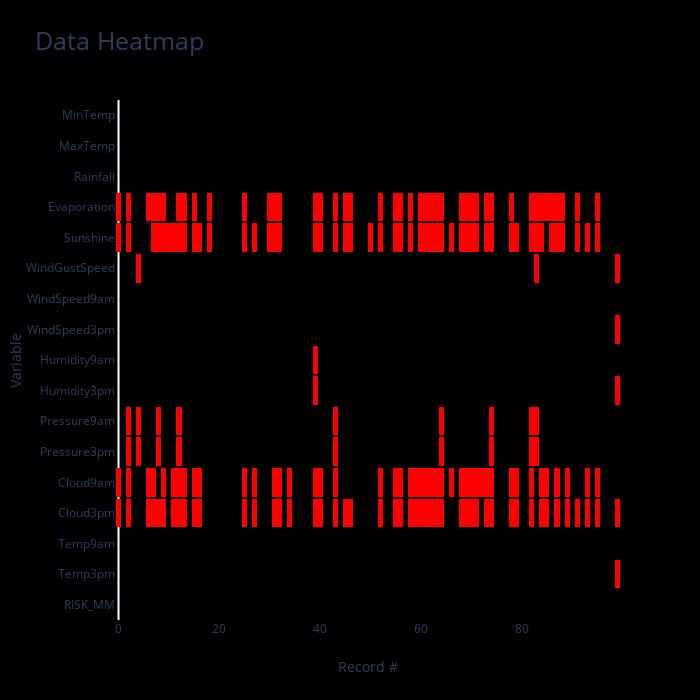

The notebook cell saved with this chart:
### Markdown cell above
## Missing values only

### Code cell
data_heatmap(df, missing=True)

### Figure 1 — Plotly figure (JSON) as saved in the notebook; plotly's stock layout.template omitted (floating-point values rounded to 4 significant figures; data arrays with more than 128 entries replaced by an {"elided": "..."} marker saying what was removed)
{"data": [{"colorscale": [[0, "rgb(255,0,0)"], [1, "rgb(255,0,0)"]], "showscale": false, "type": "heatmap", "x": [0, 1, 2, 3, 4, 5, 6, 7, 8, 9, 10, 11, 12, 13, 14, 15, 16, 17, 18, 19, 20, 21, 22, 23, 24, 25, 26, 27, 28, 29, 30, 31, 32, 33, 34, 35, 36, 37, 38, 39, 40, 41, 42, 43, 44, 45, 46, 47, 48, 49, 50, 51, 52, 53, 54, 55, 56, 57, 58, 59, 60, 61, 62, 63, 64, 65, 66, 67, 68, 69, 70, 71, 72, 73, 74, 75, 76, 77, 78, 79, 80, 81, 82, 83, 84, 85, 86, 87, 88, 89, 90, 91, 92, 93, 94, 95, 96, 97, 98, 99], "y": ["RISK_MM", "Temp3pm", "Temp9am", "Cloud3pm", "Cloud9am", "Pressure3pm", "Pressure9am", "Humidity3pm", "Humidity9am", "WindSpeed3pm", "WindSpeed9am", "WindGustSpeed", "Sunshine", "Evaporation", "Rainfall", "MaxTemp", "MinTemp"], "ygap": 2, "z": {"elided": "17x100 int values"}}], "layout": {"autosize": false, "height": 700, "paper_bgcolor": "rgb(0,0,0,0)", "plot_bgcolor": "rgb(0,0,0,0)", "title": {"font": {"size": 25}, "text": "Data Heatmap"}, "width": 700, "xaxis": {"autorange": true, "range": [-0.5, 99.5], "showgrid": false, "ticks": "", "title": {"text": "Record #"}, "type": "linear"}, "yaxis": {"automargin": true, "autorange": true, "range": [-0.5, 16.5], "showgrid": false, "ticks": "", "title": {"text": "Variable"}, "type": "category"}}}
